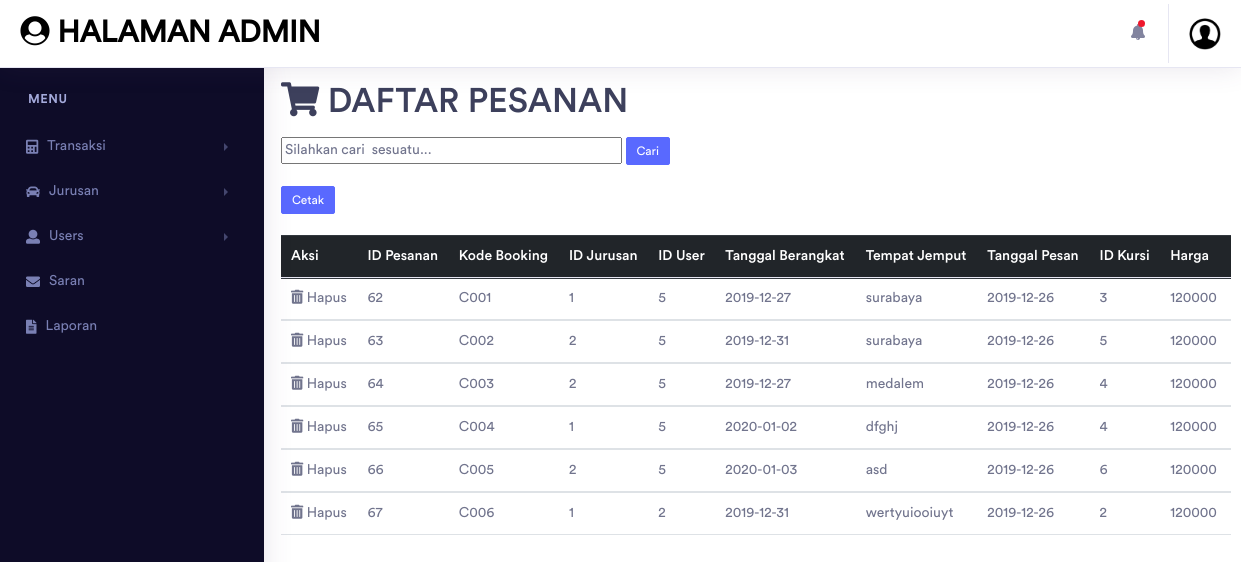
Page /daftarpesanan.php on the committed database.
### tables this page shows
CREATE TABLE `pesanan` (
  `id_pesanan` int(11) NOT NULL,
  `kode_booking` varchar(10) NOT NULL,
  `id_jurusan` int(11) NOT NULL,
  `id_user` int(11) NOT NULL,
  `tgl_berangkat` date NOT NULL,
  `jemput` varchar(50) NOT NULL,
  `tgl_pesan` date NOT NULL,
  `id_kursi` int(11) NOT NULL,
  `harga` int(11) NOT NULL,
  `bayar` int(11) NOT NULL
);

### config.php (called while the page is built, shortened)
<?php
$conn = mysqli_connect("localhost", "root", "", "alhamdulillah");
function query ($query) {
    global $conn;
    $result = mysqli_query($conn, $query);
    $rows = [];
    while( $row = mysqli_fetch_assoc($result) ) {
        $rows[] = $row;
    }
    return $rows;
}
?>

### daftarpesanan.php (the view, shortened to what this page needs)
<?php
require 'config.php';
$pesanan = query("SELECT * FROM pesanan");
?>
<!DOCTYPE html>
<html lang="en">
<head>
<link rel="stylesheet" type="text/css" href="fonts/font-awesome-4.7.0/css/font-awesome.min.css">
	<link rel="stylesheet" type="text/css" href="vendor/animate/animatetb.css">
	<link rel="stylesheet" type="text/css" href="vendor/perfect-scrollbar-tb/perfect-scrollbar.css">
    <link rel="stylesheet" href="assets/vendor/bootstrap/css/bootstrap.min.css">
    <link href="assets/vendor/fonts/circular-std/style.css" rel="stylesheet">
    <link rel="stylesheet" href="assets/libs/css/style.css">
    <link rel="stylesheet" href="assets/vendor/fonts/fontawesome/css/fontawesome-all.css">
    <link rel="stylesheet" href="assets/vendor/fonts/material-design-iconic-font/css/materialdesignicons.min.css">
    <link rel="stylesheet" href="assets/vendor/fonts/flag-icon-css/flag-icon.min.css">
</head>
<body>
    <div class="dashboard-main-wrapper">
        <div class="dashboard-header">
            <nav class="navbar navbar-expand-lg bg-white fixed-top">
                <a href="halamanadmin.php" style="color:Black;" class="navbar-brand"><i class="fas fa-user-circle"></i> Halaman Admin</a>
                <div class="collapse navbar-collapse " id="navbarSupportedContent">
                    <ul class="navbar-nav ml-auto navbar-right-top">
                        <li class="nav-item dropdown notification">
                            <a class="nav-link nav-icons" href="#" id="navbarDropdownMenuLink1" data-toggle="dropdown" aria-haspopup="true" aria-expanded="false"><i class="fas fa-fw fa-bell"></i> <span class="indicator"></span></a>
                        </li>
                        <li class="nav-item dropdown nav-user">
                            <a class="nav-link nav-user-img" href="#" id="navbarDropdownMenuLink2" data-toggle="dropdown" aria-haspopup="true" aria-expanded="false"><img src="img/user1.jpg" alt="" class="user-avatar-md rounded-circle"></a>
                        </li>
                    </ul>
                </div>
            </nav>
		</div>
        <div class="nav-left-sidebar sidebar-dark">
            <div class="menu-list">
                <nav class="navbar navbar-expand-lg navbar-light">
                    <div class="collapse navbar-collapse" id="navbarNav">
                        <ul class="navbar-nav flex-column">
                            <li class="nav-divider">
                                Menu
                            </li>
                            <li class="nav-item ">
                                <a class="nav-link" href="#" data-toggle="collapse" aria-expanded="false" data-target="#submenu-1" aria-controls="submenu-1"><i class="fas fa-calculator"></i>Transaksi<span class="badge badge-success">6</span></a>
                            </li>
                            <li class="nav-item">
                                <a class="nav-link" href="#" data-toggle="collapse" aria-expanded="false" data-target="#submenu-2" aria-controls="submenu-2"><i class="fas fa-car"></i>Jurusan</a>
                            </li>
                            <li class="nav-item">
                                <a class="nav-link" href="#" data-toggle="collapse" aria-expanded="false" data-target="#submenu-3" aria-controls="submenu-3"><i class="fas fa-user"></i>Users</a>
                            </li>
                            <li class="nav-item">
                                <a class="nav-link" href="daftarsaran.php"  aria-expanded="false" data-target="#submenu-8" aria-controls="submenu-8"><i class="fas fa-envelope"></i>Saran</a>
                            </li>
                            <li class="nav-item">
                                <a class="nav-link" href="report_bayar.php"  aria-expanded="false" data-target="#submenu-8" aria-controls="submenu-8"><i class="fas fa-file-alt"></i>Laporan</a>
                            </li>
                        </ul>
                    </div>
                </nav>
            </div>
        </div>
<br>
<div class="main-content">
<div class="container">
  <h1><i class="fas fa-shopping-cart"></i> DAFTAR PESANAN</h1>
<form action="" method="post">
<input type="text" name="keyword" size="40" autofocus placeholder="Silahkan cari  sesuatu..." autocomplete="off">
  <button class="btn btn-primary btn-xs" type="submit" name="cari"> Cari</button>
</form>
<br>
<div><a href="cetakdaftarpesan.php" class="btn btn-primary  btn-xs">Cetak</a></div>
    <br>
    <div class="ex3">
<table class="table">
    <thead class="thead-dark">
    <tr>
        <th>Aksi</th>
        <th>ID Pesanan</th>
        <th>Kode Booking</th>
        <th>ID Jurusan</th>
        <th>ID User</th>
        <th>Tanggal Berangkat</th>
        <th>Tempat Jemput</th>
        <th>Tanggal Pesan</th>
        <th>ID Kursi</th>
        <th>Harga</th>
    </tr>
    <?php foreach( $pesanan as $row ) : ?>
    <tr>
</thead>
<tbody>
	<tr>
         <td>
        <a href="hapuspesanan.php?id_pesanan=<?= $row["id_pesanan"]; ?>"" onclick="return confirm('yakin nih mau ngehapus ?');"><i class="fas fa-trash-alt"></i> Hapus</a>
        </td>
        <td><?= $row["id_pesanan"]; ?></td>
        <td><?= $row["kode_booking"]; ?></td>
        <td><?= $row["id_jurusan"]; ?></td>
        <td><?= $row["id_user"]; ?></td>
        <td><?= $row["tgl_berangkat"]; ?></td>
        <td><?= $row["jemput"]; ?></td>
        <td><?= $row["tgl_pesan"]; ?></td>
        <td><?= $row["id_kursi"]; ?></td>
        <td><?= $row["harga"]; ?></td>
    </tr>
	</tbody>
    <php $i++; ?>
    <?php endforeach; ?>
                    </table>
    </div>
</body>
</html>

### daftarpesanan.php (style rules this page uses)
div.ex3 { background-color: white; width: 950px; height: 300px; overflow: auto; }

### rows in the picture
pesanan: id_pesanan "62", kode_booking "C001", id_jurusan "1", id_user "5", tgl_berangkat "2019-12-27", jemput "surabaya", tgl_pesan "2019-12-26", id_kursi "3", harga "120000"
pesanan: id_pesanan "63", kode_booking "C002", id_jurusan "2", id_user "5", tgl_berangkat "2019-12-31", jemput "surabaya", tgl_pesan "2019-12-26", id_kursi "5", harga "120000"
pesanan: id_pesanan "64", kode_booking "C003", id_jurusan "2", id_user "5", tgl_berangkat "2019-12-27", jemput "medalem", tgl_pesan "2019-12-26", id_kursi "4", harga "120000"
pesanan: id_pesanan "65", kode_booking "C004", id_jurusan "1", id_user "5", tgl_berangkat "2020-01-02", jemput "dfghj", tgl_pesan "2019-12-26", id_kursi "4", harga "120000"
pesanan: id_pesanan "66", kode_booking "C005", id_jurusan "2", id_user "5", tgl_berangkat "2020-01-03", jemput "asd", tgl_pesan "2019-12-26", id_kursi "6", harga "120000"
pesanan: id_pesanan "67", kode_booking "C006", id_jurusan "1", id_user "2", tgl_berangkat "2019-12-31", jemput "wertyuiooiuyt", tgl_pesan "2019-12-26", id_kursi "2", harga "120000"
